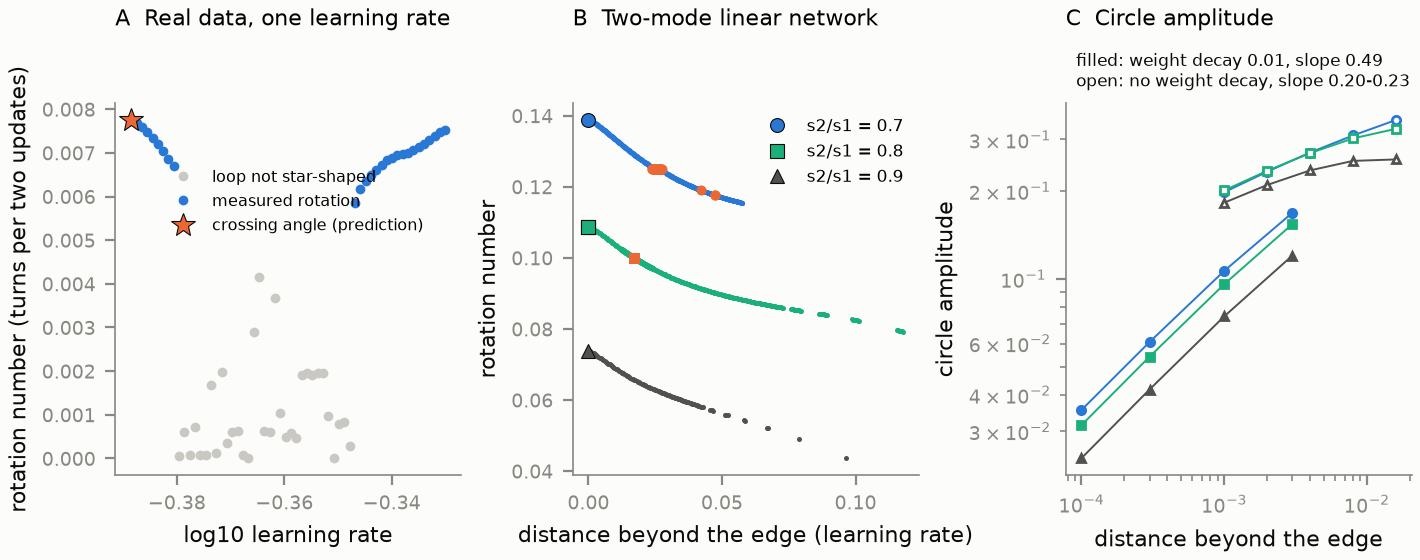

Source code (Python):
"""Figure 9: the same crossing in a real-data network and in Hofmann's two-mode linear network.

Evidence: exploratory. Panel A (docs/explore-realdata-2026-10-07.md): 64-8-1 tanh
network on 1,024 UCI digit images, one global learning rate, weight decay 1e-3.
The certified period-2 orbit loses stability at a complex-pair crossing whose
angle predicts the rotation of the newborn circle (star); the adiabatic sweep
from the certified state measures the rotation beyond it (circles; gray where not
every angle step is forward, i.e. the loop is not star-shaped about its centroid
and the angle estimate is invalid).
Panels B and C (docs/explore-minimal-model-2026-10-07.md): the two-mode depth-two
linear network of Hofmann (2026) with weight decay 0.01, beyond its rotational
edge. B: rotation number against the distance beyond the edge for three
singular-value ratios (birth angle at the edge marked; locked cells in orange).
C: circle amplitude against the distance beyond the edge, with and without weight
decay; the exponents printed are slopes between the two smallest offsets.
"""

import json

import numpy as np

import common as c

RD = c.EXPLORE / "realdata/w8-n1024-halves-wd1e-3"
CONTINUE = RD / "continue-0.42/continue--0.42000.json"
SWEEP = RD / "sweep-ns/sweep.json"
HOF = c.EXPLORE / "minimal-model/hofmann"
STAIR = HOF / "staircase-lam0.01.json"
FINE = HOF / "staircase-lam0.01-fine08.json"
EDGE = HOF / "edge-lam0.01.json"
CIRCLE_WD = HOF / "circle-lam0.01-hysteresis.json"
CIRCLE_NOWD = HOF / "circle-lam0.0.json"
RATIO_STYLE = {0.7: ("o", c.FOLD), 0.8: ("s", c.NS), 0.9: ("^", c.SECONDARY)}


def valid(row):
    """The centroid-angle estimate is valid when every angle step is forward (a star-shaped loop)."""
    return row["finite"] and row["rho2"] is not None and row["rho2_forward"] >= 0.999


def small_offset_slope(rows):
    pos = sorted((r["delta"], r["amplitude"]) for r in rows if r["delta"] > 0 and r["amplitude"] > 0)[:2]
    (d1, a1), (d2, a2) = pos
    return float(np.log(a2 / a1) / np.log(d2 / d1))


def main():
    c.style()
    cont = json.loads(CONTINUE.read_text())
    sweep = json.loads(SWEEP.read_text())["rows"]
    fig, axes = c.plt.subplots(1, 3, figsize=(7.1, 2.8), layout="constrained")
    ax = axes[0]
    good = [r for r in sweep if valid(r)]
    bad = [r for r in sweep if r["finite"] and r["rho2"] is not None and not valid(r)]
    ax.plot([r["log10_eta"] for r in bad], [r["rho2"] for r in bad], "o", color="#c9c8c2", markersize=2.5,
            label="loop not star-shaped")
    ax.plot([r["log10_eta"] for r in good], [r["rho2"] for r in good], "o", color=c.FOLD, markersize=2.5,
            label="measured rotation")
    ax.plot(cont["log10_eta_boundary"], cont["theta_over_2pi"], "*", color=c.FLIP, markersize=9,
            markeredgecolor=c.INK, markeredgewidth=0.4, label="crossing angle (prediction)")
    ax.set_xlabel("log10 learning rate")
    ax.set_ylabel("rotation number (turns per two updates)")
    ax.set_title("A  Real data, one learning rate", fontsize=8)
    ax.legend(loc="upper center", bbox_to_anchor=(0.52, 0.86), frameon=False, fontsize=5.8)
    nearest = min(good, key=lambda r: abs(r["log10_eta"] - cont["log10_eta_boundary"]))
    bx = axes[1]
    edges = {round(e["s2_over_s1"], 2): e for e in json.loads(EDGE.read_text())}
    stairs = json.loads(STAIR.read_text()) + json.loads(FINE.read_text())
    locked = {}
    for s in stairs:
        ratio = round(s["s2_over_s1"], 2)
        marker, color = RATIO_STYLE[ratio]
        rows = [r for r in s["rows"] if r["rotation"] is not None and np.isfinite(r["rotation"])]
        qp = [r for r in rows if r["period"] == 0]
        lk = [r for r in rows if r["period"] > 0]
        bx.plot([r["a"] - s["edge"] for r in qp], [r["rotation"] for r in qp], ".", color=color, markersize=1.6,
                rasterized=True)
        bx.plot([r["a"] - s["edge"] for r in lk], [r["rotation"] for r in lk], marker, color=c.FLIP, markersize=2.6,
                linestyle="")
        for r in lk:
            locked.setdefault(str(ratio), set()).add((r["period"], round(r["rotation"] * r["period"] / 2)))
        seen = {t.get_label() for t in bx.get_lines()}
        bx.plot(0, edges[ratio]["theta_over_2pi"], marker, color=color, markersize=5, markeredgecolor=c.INK,
                markeredgewidth=0.4, label=f"s2/s1 = {ratio:g}" if f"s2/s1 = {ratio:g}" not in seen else None)
    bx.set_xlabel("distance beyond the edge (learning rate)")
    bx.set_ylabel("rotation number")
    bx.set_title("B  Two-mode linear network", fontsize=8)
    bx.legend(loc="upper right", frameon=False, fontsize=6)
    cx = axes[2]
    wd = json.loads(CIRCLE_WD.read_text())
    nowd = json.loads(CIRCLE_NOWD.read_text())
    slopes = {}
    for rows, fill, tag in ((wd, True, "weight decay 0.01"), (nowd, False, "no weight decay")):
        for ratio, (marker, color) in RATIO_STYLE.items():
            sub = [r for r in rows if round(r["s2_over_s1"], 2) == ratio and r["delta"] > 0]
            if not sub:
                continue
            slopes[f"{tag}, s2/s1 = {ratio:g}"] = small_offset_slope(sub)
            cx.plot([r["delta"] for r in sub], [r["amplitude"] for r in sub], marker + "-", color=color, markersize=3,
                    linewidth=0.7, markerfacecolor=color if fill else c.SURFACE)
    cx.set_xscale("log")
    cx.set_yscale("log")
    cx.set_xlabel("distance beyond the edge")
    cx.set_ylabel("circle amplitude")
    wd_s = [v for k, v in slopes.items() if k.startswith("weight")]
    nw_s = [v for k, v in slopes.items() if k.startswith("no")]
    cx.set_title("C  Circle amplitude", fontsize=8)
    def span(values):
        lo, hi = f"{min(values):.2f}", f"{max(values):.2f}"
        return lo if lo == hi else f"{lo}-{hi}"

    cx.text(0.03, 0.97, f"filled: weight decay 0.01, slope {span(wd_s)}\nopen: no weight decay, slope {span(nw_s)}",
            transform=cx.transAxes, va="top", fontsize=6, color=c.INK)
    derived = {"realdata_crossing_log10_eta": cont["log10_eta_boundary"], "realdata_predicted": cont["theta_over_2pi"],
               "realdata_multiplier": cont["dominant"], "realdata_nearest_measured": nearest["rho2"],
               "realdata_nearest_log10_eta": nearest["log10_eta"], "sweep_valid_points": len(good),
               "hofmann_birth_angles": {str(k): v["theta_over_2pi"] for k, v in edges.items()},
               "hofmann_locked": {k: sorted([list(x) for x in v]) for k, v in locked.items()},
               "amplitude_slopes": slopes}
    alt = (f"Left: in a 529-parameter tanh network trained on digit images with one learning rate, the period-2 orbit "
           f"acquires complex multipliers at log10 learning rate {cont['log10_eta_boundary']:.4f}; the crossing angle "
           f"{cont['theta_over_2pi']:.7f} predicts the rotation measured on the circle just beyond, "
           f"{nearest['rho2']:.6f}. Middle: in the two-mode linear network of Hofmann (2026) with weight decay, the "
           f"rotation number beyond the edge starts at the crossing angle for three singular-value ratios, with locked "
           f"periodic cells at ratio 0.7 and 0.8. Right: the circle amplitude grows with exponent "
           f"{min(wd_s):.2f}-{max(wd_s):.2f} with weight decay (square-root onset) and "
           f"{min(nw_s):.2f}-{max(nw_s):.2f} without.")
    c.save(fig, "f9_generality", [CONTINUE, SWEEP, STAIR, FINE, EDGE, CIRCLE_WD, CIRCLE_NOWD], __file__, "exploratory",
           alt, derived, "Amplitude exponents are slopes between the two smallest offsets.")


if __name__ == "__main__":
    main()
